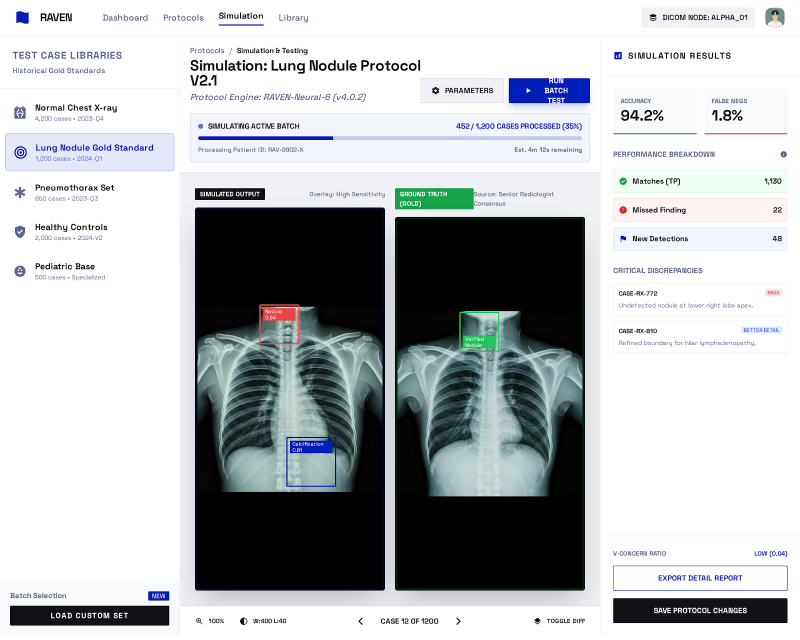
#> input picture protocol_simulation_&_testing_view/screen.png, 1600 x 1280 px (shown at 1/2 size)
$ python -i image_processor.py   (imports and definitions only)
#> lines starting #> are read from the running program, lines starting #| are printed output that depends on the picture
"""
Image Processor Module
Prepares medical scans for AI analysis.
"""

import numpy as np
import cv2
from typing import Tuple, Dict, Any


class ImageProcessor:
    """Preprocesses images for AI model input."""

    def __init__(self, target_size: Tuple[int, int] = (512, 512), normalize: bool = True):
        """
        Initialize ImageProcessor.

        Args:
            target_size: Target image dimensions (width, height)
            normalize: Whether to normalize pixel values to [0, 1]
        """
        self.target_size = target_size
        self.normalize = normalize

    def resize_image(self, image: np.ndarray) -> np.ndarray:
        """
        Resize image to target size.

        Args:
            image: Input image

        Returns:
            Resized image
        """
        return cv2.resize(image, self.target_size, interpolation=cv2.INTER_AREA)

    def normalize_image(self, image: np.ndarray) -> np.ndarray:
        """
        Normalize pixel values to [0, 1] range.

        Args:
            image: Input image

        Returns:
            Normalized image
        """
        return image.astype(np.float32) / 255.0

    def apply_gaussian_blur(self, image: np.ndarray, kernel_size: int = 3) -> np.ndarray:
        """
        Apply Gaussian blur for noise reduction.

        Args:
            image: Input image
            kernel_size: Size of Gaussian kernel

        Returns:
            Blurred image
        """
        return cv2.GaussianBlur(image, (kernel_size, kernel_size), 0)

    def convert_to_grayscale(self, image: np.ndarray) -> np.ndarray:
        """
        Convert image to grayscale.

        Args:
            image: Input RGB image

        Returns:
            Grayscale image
        """
        return cv2.cvtColor(image, cv2.COLOR_RGB2GRAY)

    def preprocess(self, image: np.ndarray, grayscale: bool = False,
                   denoise: bool = False) -> Tuple[np.ndarray, Dict[str, Any]]:
        """
        Complete preprocessing pipeline.

        Args:
            image: Input image
            grayscale: Convert to grayscale
            denoise: Apply denoising

        Returns:
            Tuple of (preprocessed_image, metadata)
        """
        original_shape = image.shape
        processed = image.copy()

        steps = []

        # Resize
        processed = self.resize_image(processed)
        steps.append('resize')

        # Denoise if requested
        if denoise:
            processed = self.apply_gaussian_blur(processed)
            steps.append('denoise')

        # Convert to grayscale if requested
        if grayscale:
            processed = self.convert_to_grayscale(processed)
            steps.append('grayscale')

        # Normalize
        if self.normalize:
            processed = self.normalize_image(processed)
            steps.append('normalize')

        metadata = {
            'original_shape': original_shape,
            'processed_shape': processed.shape,
            'target_size': self.target_size,
            'preprocessing_steps': steps,
            'normalized': self.normalize,
            'grayscale': grayscale
        }

        return processed, metadata

    def prepare_for_model(self, image: np.ndarray) -> np.ndarray:
        """
        Prepare image for model input (add batch dimension).

        Args:
            image: Preprocessed image

        Returns:
            Image with batch dimension
        """
        # Add batch dimension
        if len(image.shape) == 2:
            # Grayscale: (H, W) -> (1, H, W, 1)
            return np.expand_dims(np.expand_dims(image, axis=0), axis=-1)
        else:
            # RGB: (H, W, C) -> (1, H, W, C)
            return np.expand_dims(image, axis=0)

>>> import cv2
>>> picture = cv2.cvtColor(cv2.imread('../protocol_simulation_&_testing_view/screen.png'), cv2.COLOR_BGR2RGB)
>>> result = ImageProcessor().preprocess(picture)
#> in resize_image, `return cv2.resize(image, self.target_size, interpolation=cv2.INTER_AREA)`:
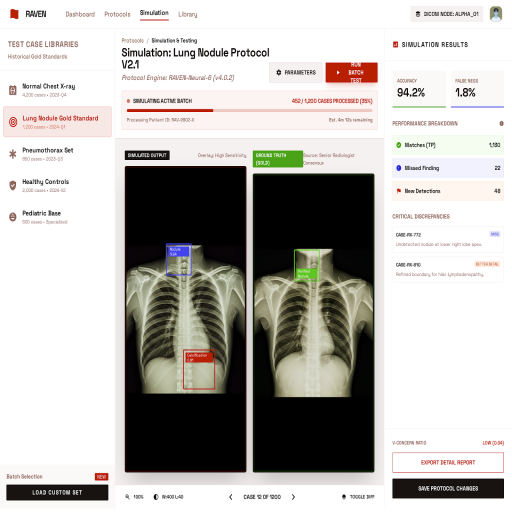
#> returned value: shape (512, 512, 3); mean of channels 0, 1, 2 182, 185.5, 187.9; drawn as B, G, R
